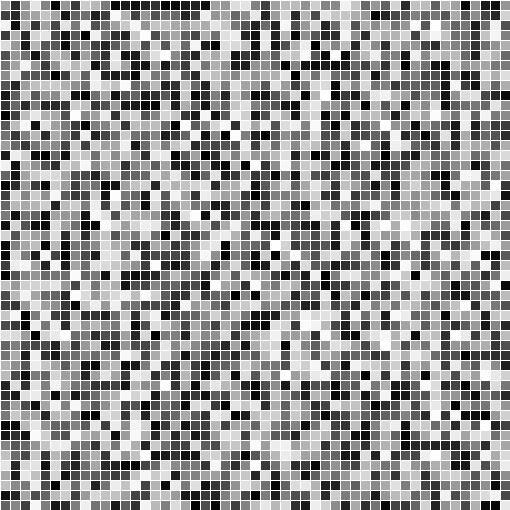
Frame 1 (no input)
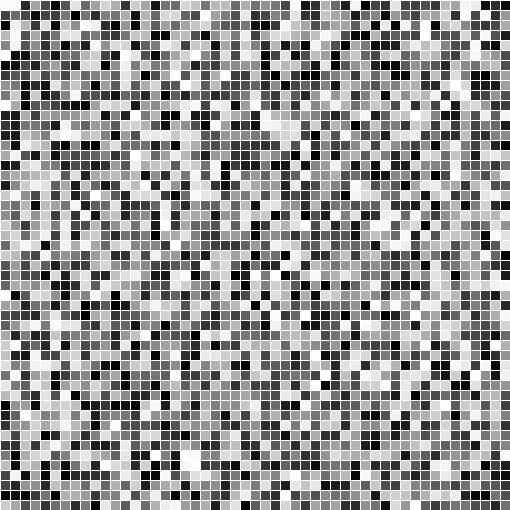
Frame 60 (the mouse pressed at the canvas centre just before this capture)
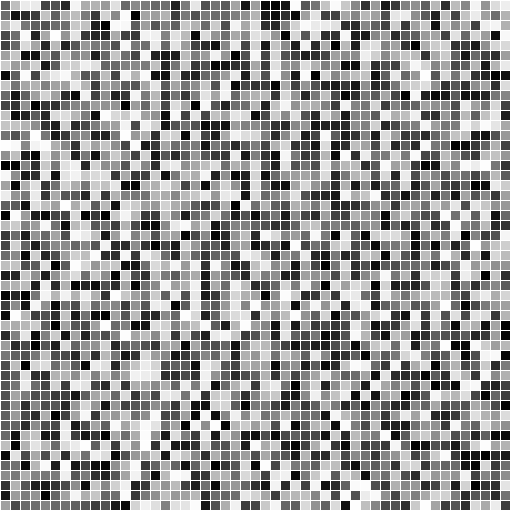
Frame 120 (the mouse held since frame 60 and released just before this capture)

The Processing sketch that drew these frames (run headless with seeded random() and noise(); from frame 60 on, the mouse is pressed at the canvas centre):

// Processing sketch: processing_4664
// ── processing_4664.pde

int w = 10;
int h = 10;

void setup() {
  size(510,510);
  smooth();
}

void draw() {
  background(255);
    
  for (int x = 0; x < width; x += 10) {
    
    for (int y = 0; y < height; y += 10) { 
      stroke(255);
      int c = int(random(0,255));
      fill(c);
      rect(x,y,w,h);
    }
  }
}

  
